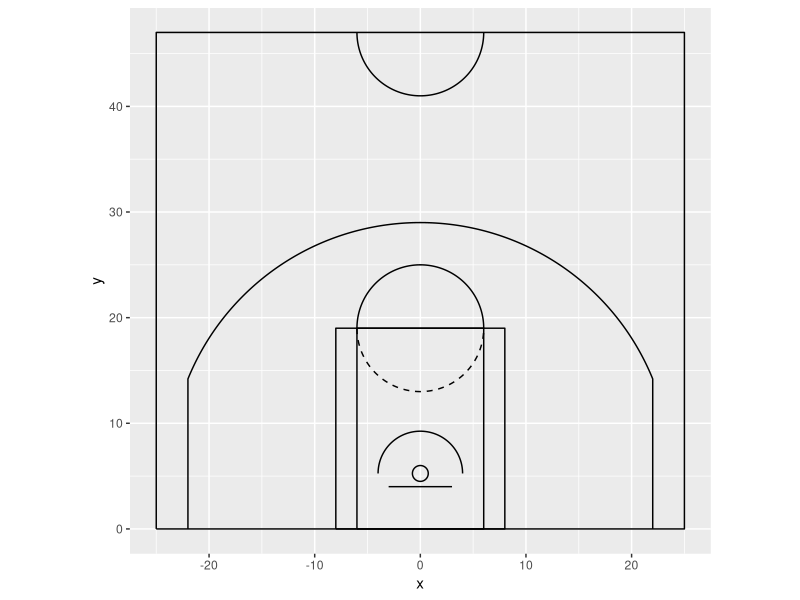

This chart was generated by the following R code:
library(ggplot2)
 
ggplot(data=data.frame(x=1,y=1),aes(x,y))+
   ###outside box:
geom_path(data=data.frame(x=c(-25,-25,25,25,-25),y=c(0,47,47,0,0)))+
   ###solid FT semicircle above FT line:
geom_path(data=data.frame(x=c(-6000:(-1)/1000,1:6000/1000),y=c(19+sqrt(6^2-c(-6000:(-1)/1000,1:6000/1000)^2))),aes(x=x,y=y))+
   ###dashed FT semicircle below FT line:
geom_path(data=data.frame(x=c(-6000:(-1)/1000,1:6000/1000),y=c(19-sqrt(6^2-c(-6000:(-1)/1000,1:6000/1000)^2))),aes(x=x,y=y),linetype='dashed')+
   ###key:
geom_path(data=data.frame(x=c(-8,-8,8,8,-8),y=c(0,19,19,0,0)))+
   ###box inside the key:
geom_path(data=data.frame(x=c(-6,-6,6,6,-6),y=c(0,19,19,0,0)))+
   ###restricted area semicircle:
geom_path(data=data.frame(x=c(-4000:(-1)/1000,1:4000/1000),y=c(5.25+sqrt(4^2-c(-4000:(-1)/1000,1:4000/1000)^2))),aes(x=x,y=y))+
   ###halfcourt semicircle:
geom_path(data=data.frame(x=c(-6000:(-1)/1000,1:6000/1000),y=c(47-sqrt(6^2-c(-6000:(-1)/1000,1:6000/1000)^2))),aes(x=x,y=y))+
   ###rim:
geom_path(data=data.frame(x=c(-750:(-1)/1000,1:750/1000,750:1/1000,-1:-750/1000),y=c(c(5.25+sqrt(0.75^2-c(-750:(-1)/1000,1:750/1000)^2)),c(5.25-sqrt(0.75^2-c(750:1/1000,-1:-750/1000)^2)))),aes(x=x,y=y))+
   ###backboard:
geom_path(data=data.frame(x=c(-3,3),y=c(4,4)),lineend='butt')+
   ###three-point line:
geom_path(data=data.frame(x=c(-22,-22,-22000:(-1)/1000,1:22000/1000,22,22),y=c(0,169/12,5.25+sqrt(23.75^2-c(-22000:(-1)/1000,1:22000/1000)^2),169/12,0)),aes(x=x,y=y))+
   ###fix aspect ratio to 1:1
coord_fixed()